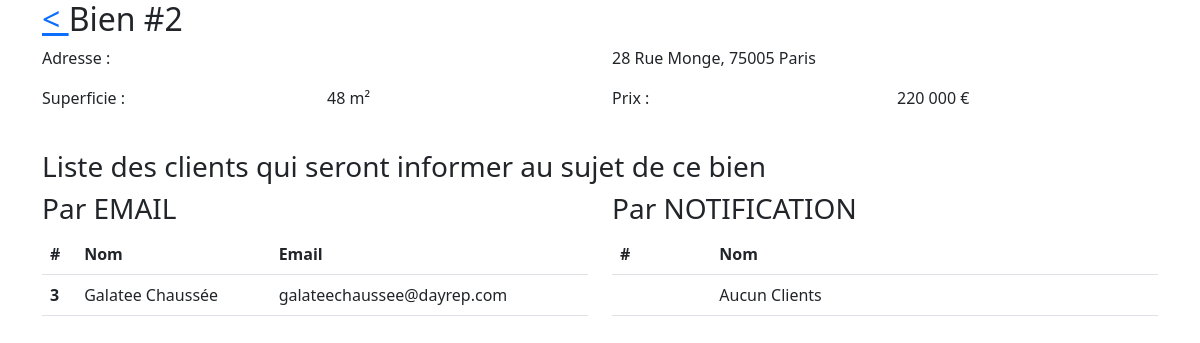
Screenshot of /detail.php?id=2 with the database file from the repository.
### tables this page shows
CREATE TABLE IF NOT EXISTS `biens` (
  `id` int NOT NULL,
  `ville` varchar(50) DEFAULT NULL,
  `code_postal` char(5) DEFAULT NULL,
  `adresse` text,
  `superficie` int DEFAULT NULL,
  `prix` float DEFAULT NULL,
  PRIMARY KEY (`id`)
);

CREATE TABLE IF NOT EXISTS `clients` (
  `id` int NOT NULL,
  `nom` varchar(50) DEFAULT NULL,
  `email` varchar(50) DEFAULT NULL,
  `envoie_nouveau_bien` tinyint DEFAULT NULL,
  `notif_nouveau_bien` tinyint DEFAULT NULL,
  `status_du_compte` int DEFAULT NULL,
  PRIMARY KEY (`id`)
);

### www/detail.php (the view, shortened to what this page needs)
<?php
    $dbh = new PDO('mysql:host=mysql;port=3306;dbname=casavo', $_SERVER['MYSQL_USER'], $_SERVER['MYSQL_PASSWORD']);
    $sthBien = $dbh->prepare("SELECT * FROM `biens` WHERE id='".$_GET['id']."';");
    $sthBien->execute();
    $bien = $sthBien->fetch();
    $sthClient = $dbh->prepare(
        "SELECT c.id, c.nom, c.email ".
        "FROM `critere_client` cc ".
        "INNER JOIN `clients` c ON cc.client_id = c.id ".
        "WHERE ".
            "cc.ville='".$bien['ville']."' AND ".
            "cc.code_postal='".$bien['code_postal']."' AND ".
            "cc.superficie_min <= '".$bien['superficie']."' AND cc.superficie_max >= '".$bien['superficie']."' AND ".
            "cc.prix_min <= '".$bien['prix']."' AND cc.prix_max >= '".$bien['prix']."' AND ".
            "c.status_du_compte=2 AND ".
            "c.envoie_nouveau_bien=? AND c.notif_nouveau_bien=?"
    );
    $sthClient->execute(array(1, 0));
    $clientEmail = $sthClient->fetchAll();
    $sthClient->execute(array(0, 1));
    $clientNotif = $sthClient->fetchAll();
?>
<!DOCTYPE html>
<html lang="fr">
<head>
    <link href="https://cdn.jsdelivr.net/npm/bootstrap@5.3.0-alpha1/dist/css/bootstrap.min.css" rel="stylesheet">
</head>
<body>
    <div class="container">
        <h2><a href="/"> < </a>  Bien #<?= $bien['id'] ?></h2>
        <div class="row align-items-end">
            <div class="col">
                <p>Adresse :</p>
            </div>
            <div class="col">
                <p><?= $bien['adresse'].', '.$bien['code_postal'].' '.$bien['ville']; ?></p>
            </div>
        </div>
        <div class="row align-items-end">
            <div class="col">
                <p>Superficie :</p>
            </div>
            <div class="col">
                <p><?= $bien['superficie']; ?> m²</p>
            </div>
            <div class="col">
                <p>Prix :</p>
            </div>
            <div class="col">
                <p><?= number_format($bien['prix'], 0, ',', ' '); ?> €</p>
            </div>
        </div>
        <br>
        <h3>Liste des clients qui seront informer au sujet de ce bien</h3>
        <div class="row justify-content-md-center">
            <div class="col col-lg-6">
                <h3>Par EMAIL</h3>
                <table class="table">
                    <thead>
                        <tr>
                            <th scope="col">#</th>
                            <th scope="col">Nom</th>
                            <th scope="col">Email</th>
                        </tr>
                    </thead>
                    <tbody>
                        <?php
                            if (count($clientEmail)) {
                                foreach($clientEmail as $row) { ?>
                                    <tr>
                                        <th scope="row"><?= $row['id']; ?></th>
                                        <td><?= $row['nom']; ?></td>
                                        <td><?= $row['email']; ?></td>
                                    </tr>
                                <?php }
                            }
                        ?>
                    </tbody>
                </table>
            </div>
            <div class="col col-lg-6">
                <h3>Par NOTIFICATION</h3>
                <table class="table">
                    <thead>
                        <tr>
                            <th scope="col">#</th>
                            <th scope="col">Nom</th>
                        </tr>
                    </thead>
                    <tbody>
                        <?php
                            if (count($clientNotif)) {
                                foreach($clientNotif as $row) { ?>
                                    <tr>
                                        <th scope="row"><?= $row['id']; ?></th>
                                        <td><?= $row['nom']; ?></td>
                                    </tr>
                                <?php }
                            }else{ ?>
                                <tr>
                                    <th scope="row"></th>
                                    <td> Aucun Clients </td>
                                </tr>
                            <?php }
                        ?>
                    </tbody>
                </table>
            </div>
        </div>
    </div>
</body>
</html>

### rows the page displays
biens: adresse "28 Rue Monge", code_postal "75005", ville "Paris", superficie "48", prix "220 000"
clients: id "3", nom "Galatee Chaussée", email "galateechaussee@dayrep.com"
